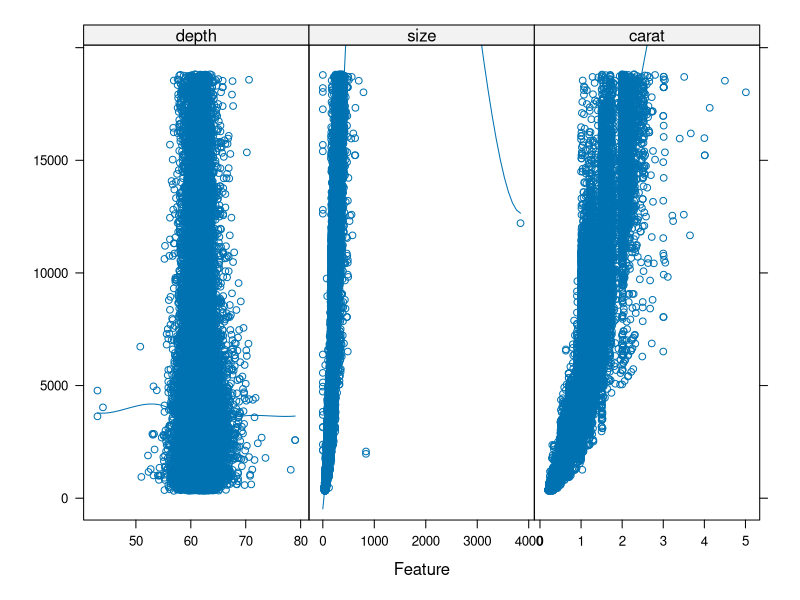
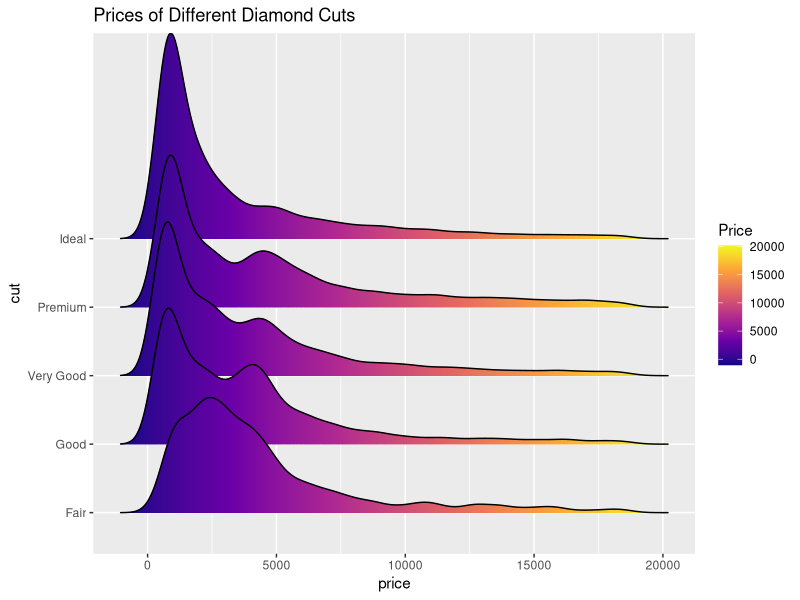

Reproduce these figures in R, in order.
library("ggplot2")
library(dplyr)
library(ggthemes)
library(ggridges)
library(caret)
data(diamonds)

options(scipen = 999)

corrected_diamonds <- diamonds %>%
    mutate(size = x * y * z) %>%
    select(carat, size, price, cut, color, depth)

p <- ggplot(corrected_diamonds, aes(price, cut, fill = stat(x))) +
    geom_density_ridges_gradient(scale = 3) +
    scale_fill_viridis_c(name = "Price", option = "C") +
    labs(title = "Prices of Different Diamond Cuts")

ggsave("diamonds.png", plot = p, width = 10, height = 10)

# density plot feature impact comparison
p2 <- featurePlot(
    x = corrected_diamonds[, c("depth", "size", "carat")],
    y = corrected_diamonds$cut,
    plot = "density",
    layout = c(3, 1),
    scales = list(
        x = list(relation = "free"),
        y = list(relation = "free")
    ),
    adjust = 1.5,
    auto.key = list(columns = 3)
)

# print(p2)
# trellis.device("png", file = "testcaret3.png", width = 1500, height = 800)
# print(p2)

# dev.off()

# boxplot feature comparison
p3 <- featurePlot(
    x = corrected_diamonds[, c("depth", "size", "carat")],
    y = corrected_diamonds$cut,
    plot = "box",
    layout = c(3, 1),
    scales = list(
        y = list(relation = "free"),
        x = list(rot = 90)
    ),
    adjust = 1.5,
    auto.key = list(columns = 3)
)

# correlation plots
p4 <- featurePlot(
    x = corrected_diamonds[, c("depth", "size", "carat")],
    y = corrected_diamonds$price,
    plot = "scatter",
    layout = c(3, 1),
    type = c("p", "smooth"),
    span = .5
)
print(p4)
